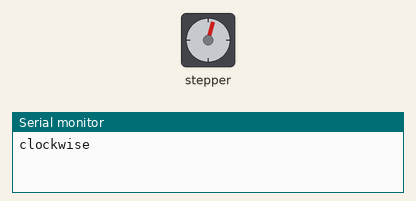
This sketch was run on a simulated Arduino Uno, built with avr-gcc and run on an emulated ATmega328P. Shown: stepper motor, the last lines printed to the serial monitor. Stepper angles assume 200 steps per turn.

Above: at 0.15 s.
At 9.89 s:
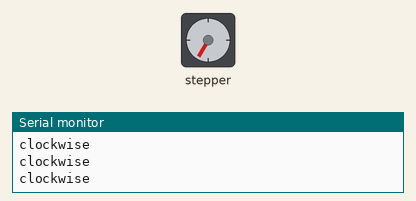
At 19.95 s:
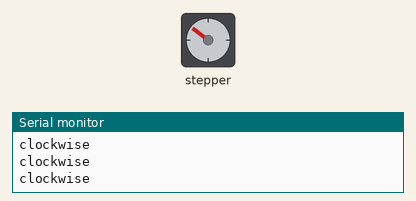
At 39.75 s:
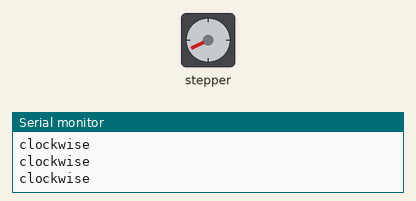
Timing chart, 0 to 40.0 s (numbered marks = the images above):
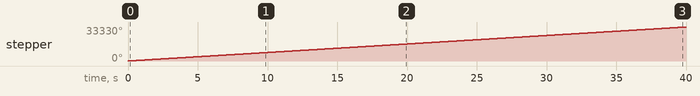

Measured:
- by itself, stepper: keeps turning clockwise at about 833°/s

The sketch:

stepper_driver_arduino_only.ino
```cpp
#include <Stepper.h>

const int stepsPerRevolution = 200;  // change this to fit the number of steps per revolution
// for your motor

// initialize the stepper library on pins 8 through 11:
Stepper myStepper(stepsPerRevolution, 8, 9, 10, 11);

void setup() {
  // set the speed at 60 rpm:
  myStepper.setSpeed(140);
  // initialize the serial port:
  Serial.begin(9600);
}

void loop() {
  // step one revolution  in one direction:
  Serial.println("clockwise");
  myStepper.step(stepsPerRevolution);

}
```
